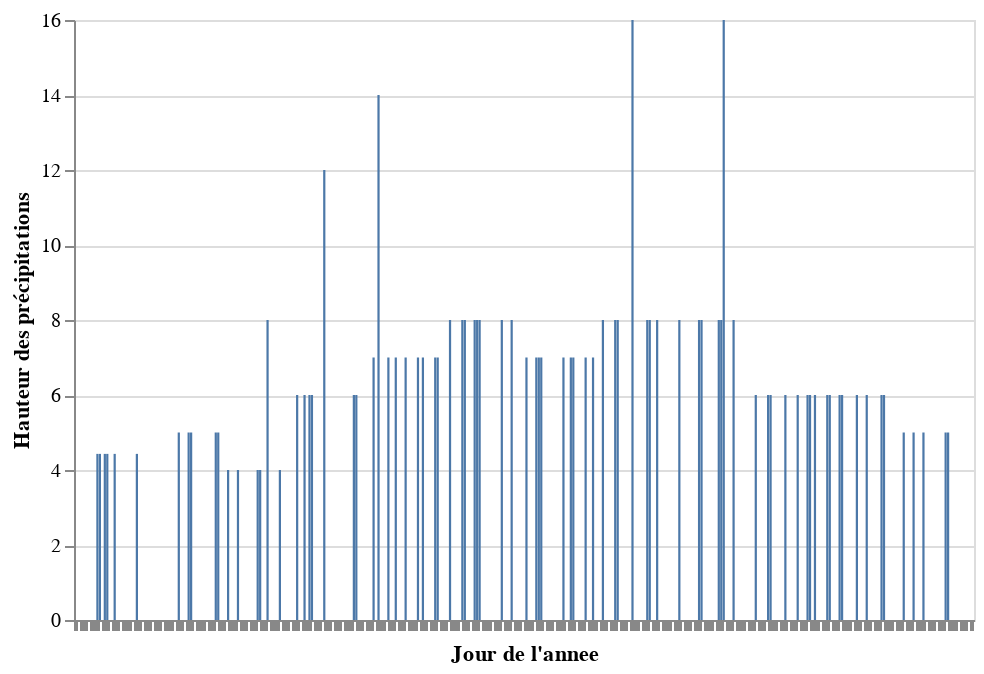

The notebook cell saved with this chart:
### Markdown cell above
Simulons maintenant des pluies quotidiennes.

### Code cell
alt.Chart(precipitations).mark_bar().encode(
    x=alt.X('doy:T', 
            title = 'Jour de l\'annee', 
            axis=alt.Axis(labelFontSize=0,
                           labelOpacity=0)),
    y=alt.Y('mm:Q', title = 'Hauteur des précipitations')
).properties(width=450)

### Figure 1 — Vega-Lite specification as saved in the notebook (floating-point values rounded to 4 significant figures; data arrays with more than 128 entries replaced by an {"elided": "..."} marker saying what was removed)
{"config": {"view": {"continuousWidth": 400, "continuousHeight": 300}}, "data": {"name": "data-5c27e2743bd4512c1b4f41cce3354b9e"}, "mark": "bar", "encoding": {"x": {"axis": {"labelFontSize": 0, "labelOpacity": 0}, "field": "doy", "title": "Jour de l'annee", "type": "nominal"}, "y": {"field": "mm", "title": "Hauteur des précipitations", "type": "quantitative"}}, "width": 450, "$schema": "https://vega.github.io/schema/vega-lite/v4.17.0.json", "datasets": {"data-5c27e2743bd4512c1b4f41cce3354b9e": {"elided": "365 records"}}}
